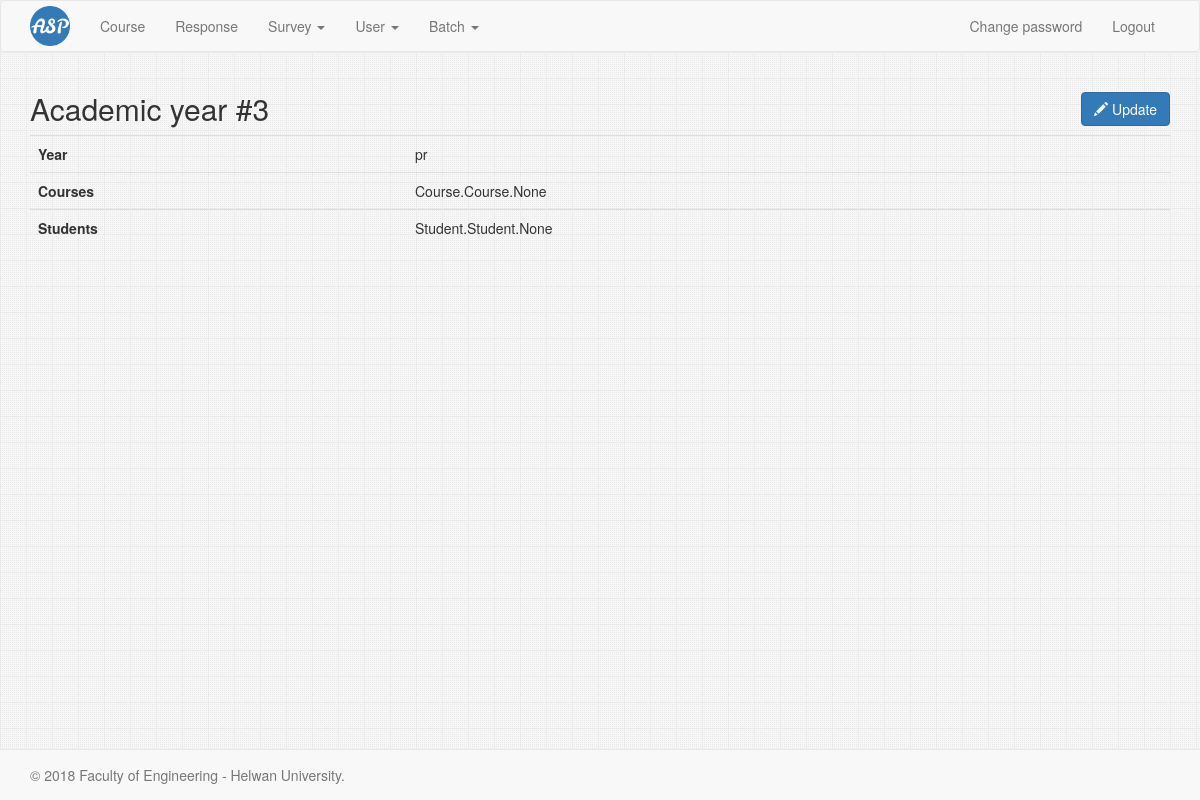
The app's page /academic_year/3 (signed in) with its own data.
### AcademicYear/models.py (models this page shows, shortened)
class AcademicYear(models.Model):
    year = models.CharField(
        max_length=2,
        choices=YEAR_CHOICES,
        default=PREPARATORY,
        unique=True,
    )

### AcademicYear/views.py (the view)
# urls.py: url(r'^(?P<pk>\d+)$', AcademicYearRead.as_view(), name="read"),
@method_decorator([login_required, admin_required], name='dispatch')
class AcademicYearRead(DetailView):
    model = AcademicYear
    template_name = 'AcademicYear/academic_year_read.html'

### AcademicYear/templates/AcademicYear/academic_year_read.html (shortened to what this page needs)
{% extends 'base.html' %}
{% block content %}
    <h2>
        Academic year #{{ academicyear.id }}
        <a href="{% url 'academic_year:update' academicyear.id %}" class="btn btn-primary pull-right">
            <span class="glyphicon glyphicon-pencil"></span> Update
        </a>
    </h2>
    <table class="table table-hover">
        <tbody>
        <tr>
            <th>Year</th>
            <td>{{ academicyear.year }}</td>
        </tr>
        <tr>
            <th>Courses</th>
            <td>{{ academicyear.courses }}</td>
        </tr>
        <tr>
            <th>Students</th>
            <td>{{ academicyear.students }}</td>
        </tr>
        </tbody>
    </table>
{% endblock %}

### common-static/css/main.css (style rules this page uses)
html { position: relative; min-height: 100%; }
body { margin-bottom: 60px; }

### records on screen
AcademicYear: id "3", year "pr", courses "Course.Course.None", students "Student.Student.None"
